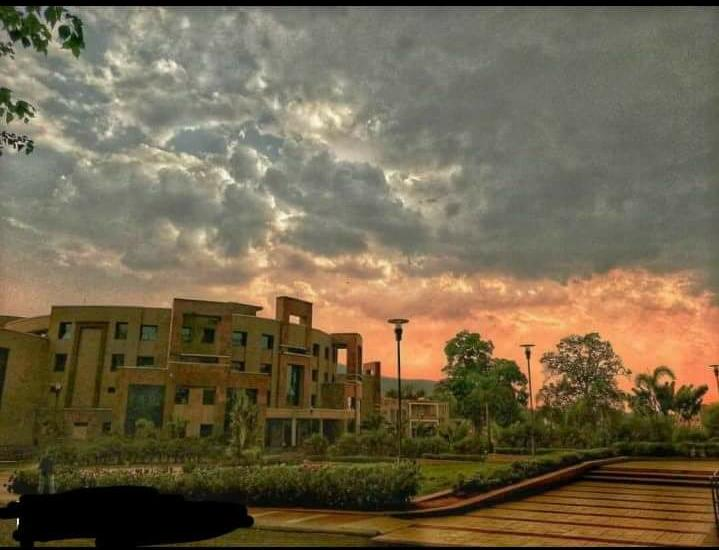
#> input picture Python Programs/Image_To_Sketch/MM6.jpeg, 719 x 550 px
$ python -i Cartoonizer.py   (imports and definitions only)
#> lines starting #> are read from the running program, lines starting #| are printed output that depends on the picture; after the words box and inside, x2 and y2 are one past the last pixel; in counts of white or black regions, pixels touching at a corner belong together
'''
Cartoonizer is an application of Digital Image processing that converts Image to Cartoon-like Image.
The code uses Down sampling and Up sampling using Laplacian Pyramid, Bilateral Filtering, Median Blurring, Adaptive Threshold and Bitwise And.
Checkout details and .exe application here - https://github.com/Ankuraxz/Cartoonizer
'''


from cv2 import cv2
import numpy as np
import matplotlib.pyplot as plt

import os
import sys


def resize(frame):
    img = cv2.resize(frame,(800,800))
    return img

def cartoonizer(img,num_down = 2, num_bi = 5):
    #Params
    #num_down = 2 #DOWNSAMPLE STEPS
    #num_bi = 5 # BILATERAL FILTERING STEPS
#> called with num_down = 2, num_bi = 5
    img_c = img
    for ix in range(num_down):
        img_c = cv2.pyrDown(img)# Pyramid Down : Downsampling
    # print(img_c.shape)

    for iy in range(num_bi):
        img_c = cv2.bilateralFilter(img_c,d=9,sigmaColor=9,sigmaSpace=7) #Filtering
    # print(img_c.shape)

    #UPSAMPLING
    for ix in range(num_down):
        img_c = cv2.pyrUp(img_c)# Pyramid Down : Downsampling
    # print(img_c.shape)

    #BLUR and Threshold
    img_gray = cv2.cvtColor(img,cv2.COLOR_RGB2GRAY) # GRAY SCALE
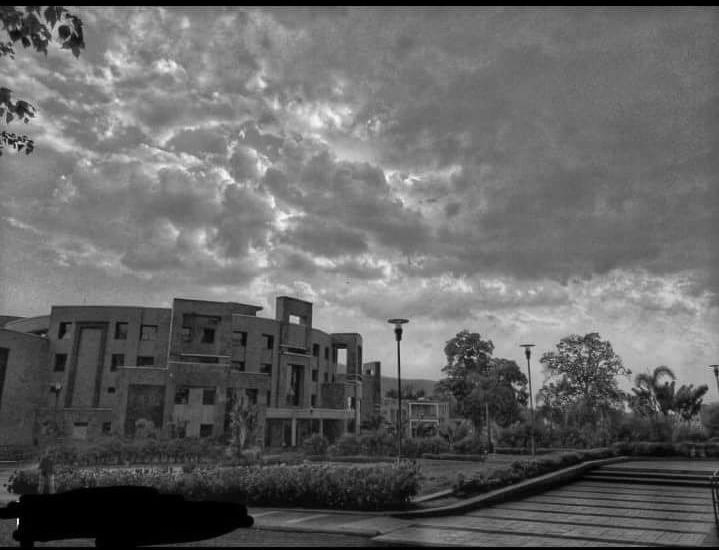
#> img_gray: shape (550, 719); min 0, max 251, mean 101.9
    img_blur = cv2.medianBlur(img_gray,7) #MEDIAN BLUR
    img_edge = cv2.adaptiveThreshold(img_blur,255,cv2.ADAPTIVE_THRESH_MEAN_C,cv2.THRESH_BINARY,blockSize=9,C=2)
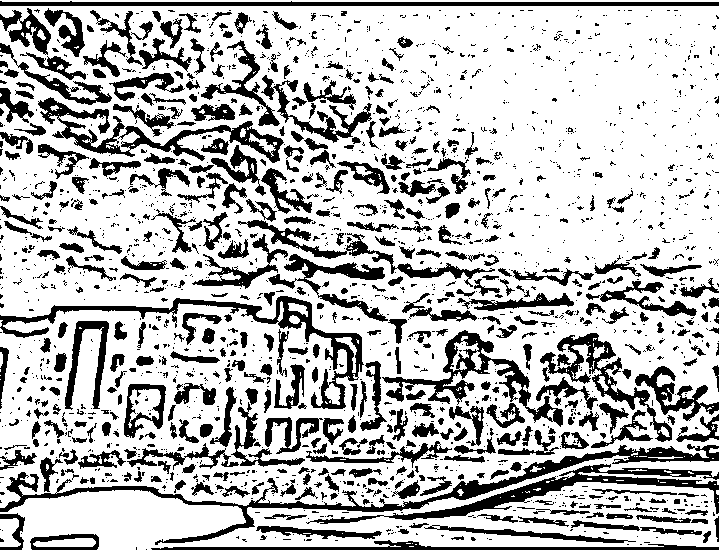
#> img_edge: shape (550, 719); 73.7% white; 1951 black regions (1452 under 20 px), largest, box (x1, y1, x2, y2) and area: (0, 444, 719, 545) 5900, (0, 296, 364, 409) 4161, (306, 464, 719, 524) 3852

    img_c = cv2.resize(img_c,(800,800))
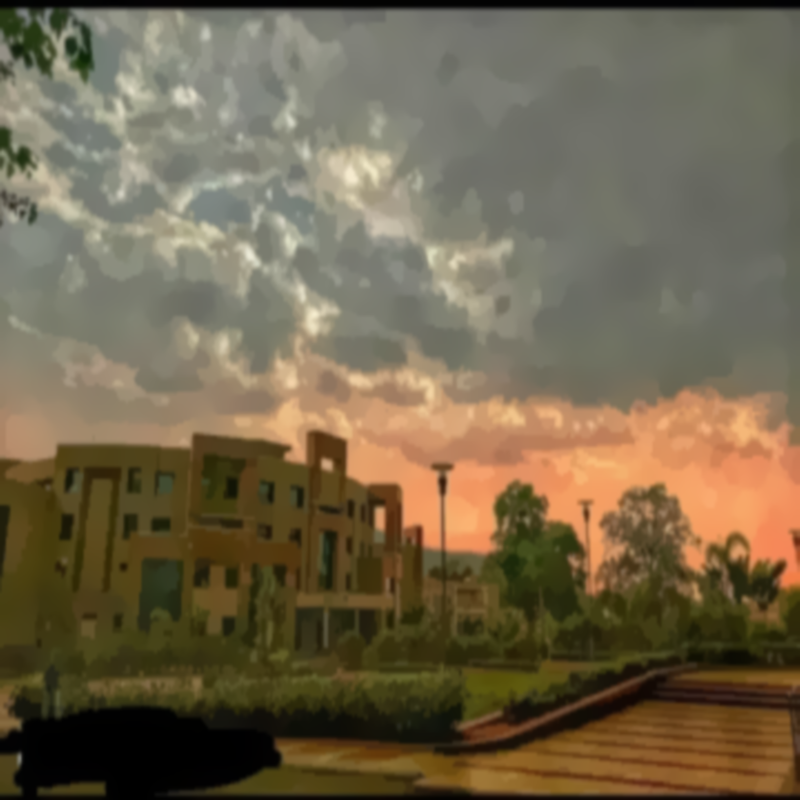
#> img_c: shape (800, 800, 3); mean R, G, B 113.7, 100.8, 75.7
    #RGB CONVERSION + BITWISE &
    img_edge = cv2.cvtColor(img_edge,cv2.COLOR_GRAY2RGB)
    # print(img_c.shape)
    # print(img_edge.shape)
#> (the run stopped early here; a loop or call above may not have finished)

$ run again, on Python Programs/Image_To_Sketch/MM2.png
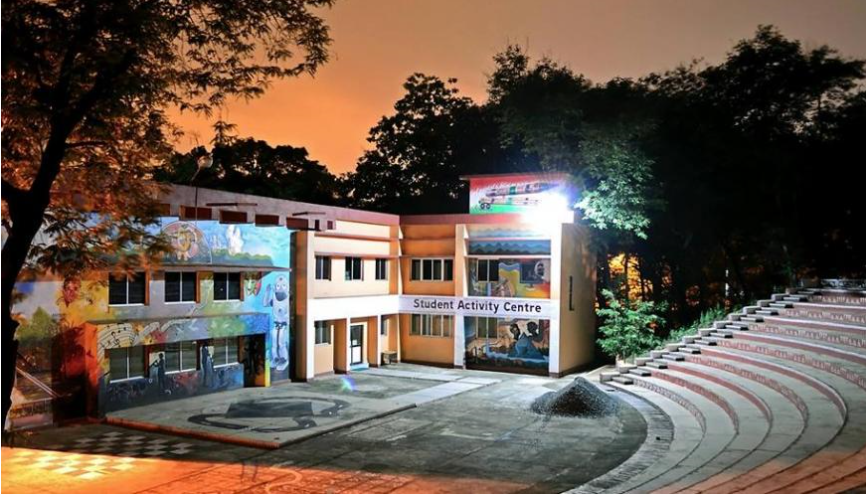
#> input picture Python Programs/Image_To_Sketch/MM2.png, 866 x 496 px
#> in cartoonizer, `img_edge = cv2.adaptiveThreshold(img_blur,255,cv2.ADAPTIVE_THRESH_MEAN..`:
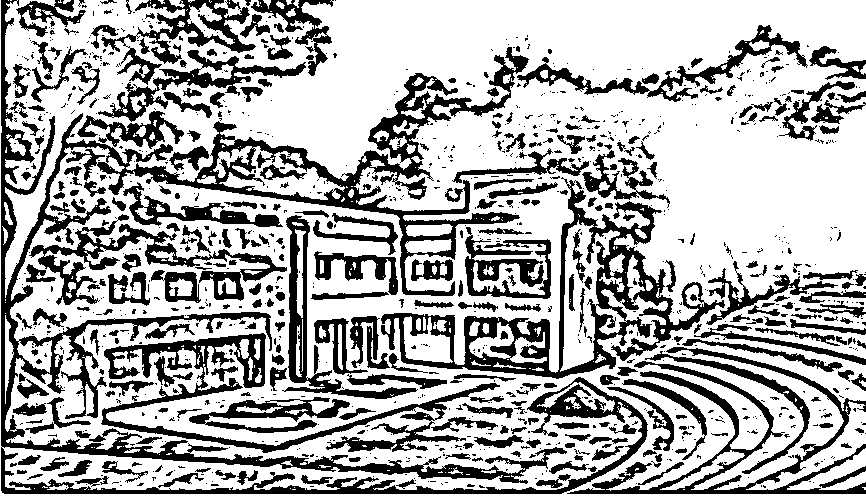
#> img_edge: shape (496, 866); 68.2% white; 1113 black regions (790 under 20 px), largest, box (x1, y1, x2, y2) and area: (1, 0, 648, 494) 34915, (381, 177, 725, 379) 12109, (101, 333, 500, 453) 7817
#> in cartoonizer, `img_c = cv2.resize(img_c,(800,800))`:
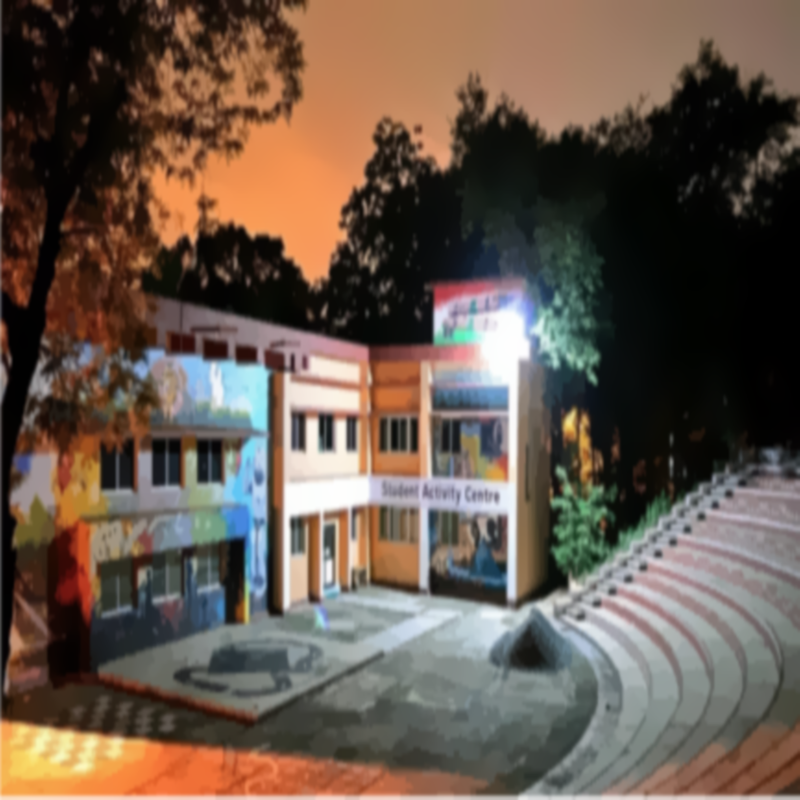
#> img_c: shape (800, 800, 3); mean R, G, B 102.6, 87.1, 75.5

$ run again, on Python Programs/Image_To_Sketch/combined.png
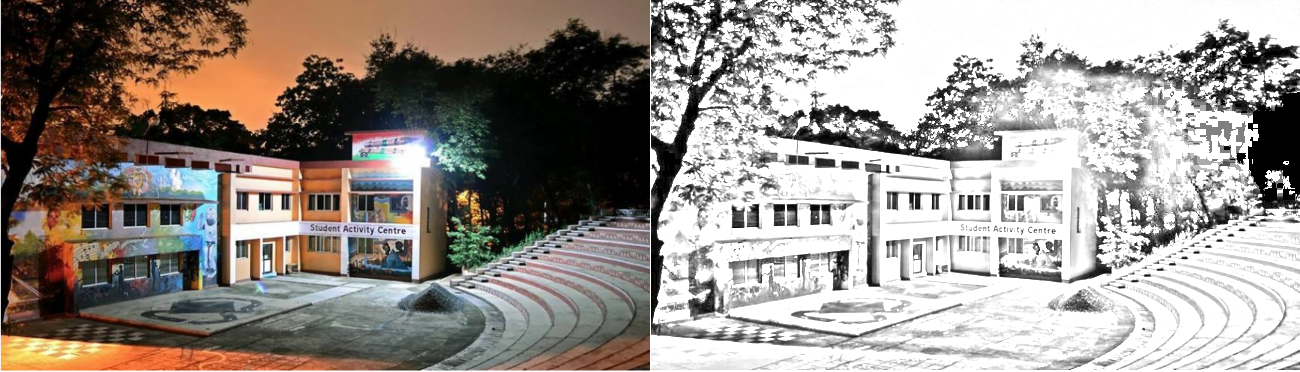
#> input picture Python Programs/Image_To_Sketch/combined.png, 1300 x 372 px
#> in cartoonizer, `img_edge = cv2.adaptiveThreshold(img_blur,255,cv2.ADAPTIVE_THRESH_MEAN..`:
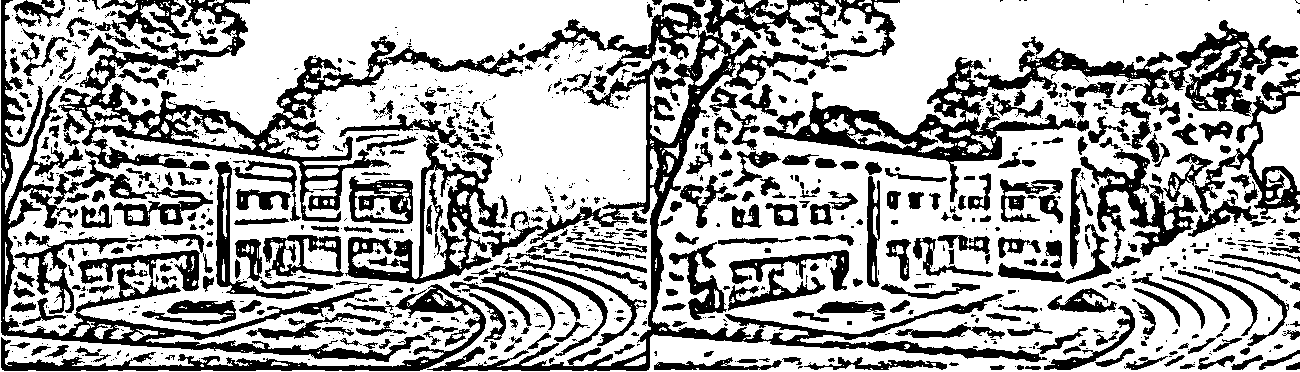
#> img_edge: shape (372, 1300); 66.6% white; 1029 black regions (625 under 20 px), largest, box (x1, y1, x2, y2) and area: (58, 0, 1047, 371) 35366, (1, 0, 425, 362) 12731, (763, 48, 1180, 202) 11722
#> in cartoonizer, `img_c = cv2.resize(img_c,(800,800))`:
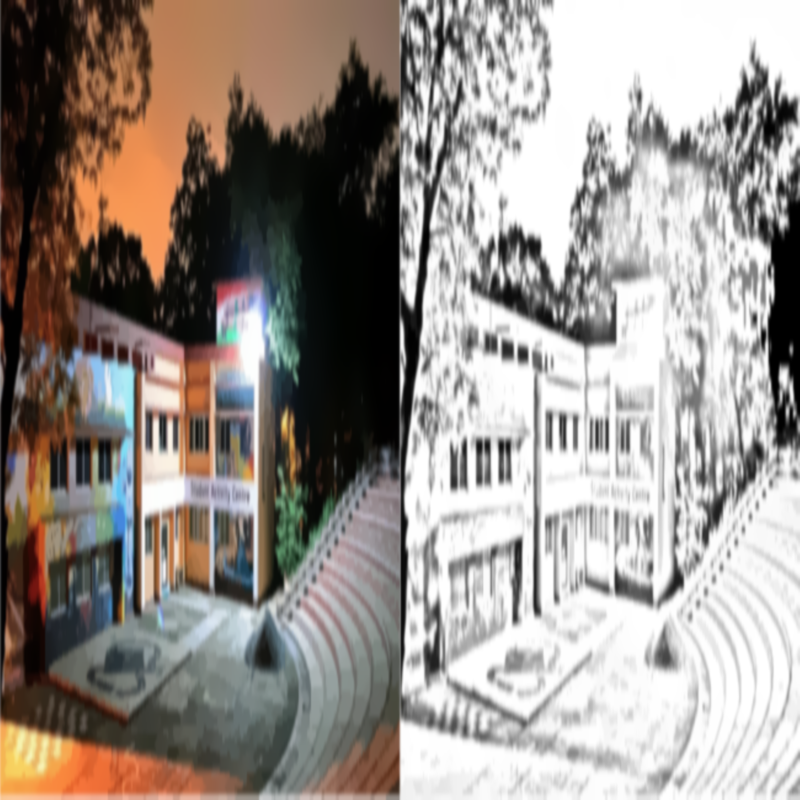
#> img_c: shape (800, 800, 3); mean R, G, B 152.5, 144.7, 138.9
